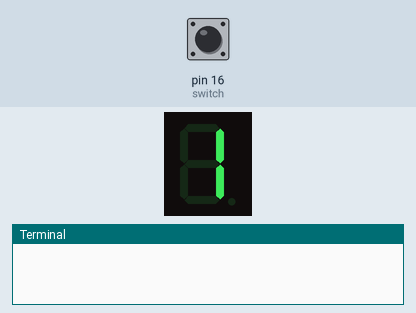
The program below on a simulated Raspberry Pi (header pin numbers). On the bench: 1-digit seven-segment display, the last lines printed to the terminal. The test bench sets the inputs (shaded band); at power-on: pin 16 (switch) LOW. The segment pins are drawn as the display they are named for.

Above: at 0.3 s.
At 3.2 s:
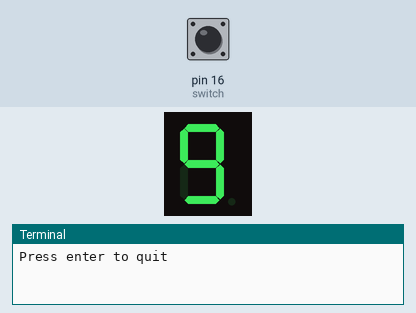
3.3 s: pin 16 (switch) pulled HIGH for 0.15 s
At 4.2 s:
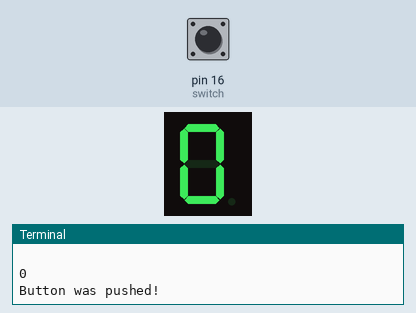
Timing chart, 0 to 6.3 s (numbered marks = the images above; inputs shaded):
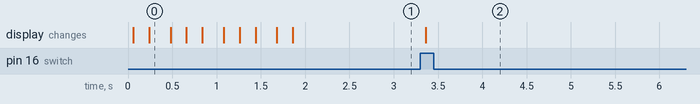

Measured:
- after the input at 3.3 s, the display: changes after 0.06 s (image 2)

The program:

gpio_in_fnd_ver2.py
```python
import RPi.GPIO as GPIO
import time
# from RPi.GPIO import *
# from time import *
import sys

num = 0
switch= 16
#        A   B   C   D   E   F   G   DP
# seg = [11, 13, 15, 16, 18, 19, 21, 23]
seg = [8, 10, 12, 13, 19, 21, 23, 24]

#       A B C D E F G DP
fnd = [(1,1,1,1,1,1,0,0),#0
       (0,1,1,0,0,0,0,0),#1
       (1,1,0,1,1,0,1,0),#2
       (1,1,1,1,0,0,1,0),#3
       (0,1,1,0,0,1,1,0),#4
       (1,0,1,1,0,1,1,0),#5
       (1,0,1,1,1,1,1,0),#6
       (1,1,1,0,0,0,0,0),#7
       (1,1,1,1,1,1,1,0),#8
       (1,1,1,1,0,1,1,0)]#9

def button_callback(channel):
    ISP_Swtich()
    print("Button was pushed!")

def ISP_Swtich():
    global num
    if num == 10:
        num = 0
    GPIO.output(seg,fnd[num])
    time.sleep(0.2)
    num += 1
    print(num-1)

def FND_setup():
    GPIO.setmode(GPIO.BOARD)
    GPIO.setwarnings(False)

    GPIO.setup(seg,GPIO.OUT,initial=GPIO.LOW)
    GPIO.setup(switch,GPIO.IN,pull_up_down=GPIO.PUD_DOWN)


def main():
    FND_setup()
    GPIO.add_event_detect(switch,GPIO.RISING, callback=button_callback,bouncetime=300)

    for i in range(10):
        GPIO.output(seg,fnd[i])
        time.sleep(0.2)

    # message = sys.stdin.readline()
    message = input("Press enter to quit\n\n")

#
        # cleanup()

if __name__ == '__main__':
    main()
```
